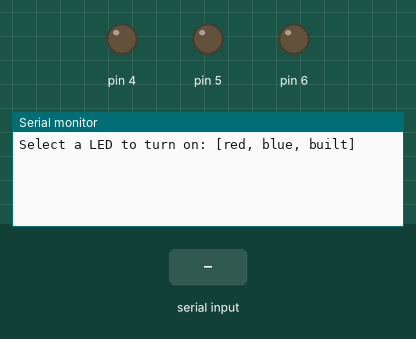
Simulated run of this sketch. Board: Arduino Uno, built with avr-gcc and run on an emulated ATmega328P. On the bench: output pins drawn as LEDs (lit = HIGH), the last lines printed to the serial monitor. The test bench sets the inputs (shaded band).

Above: at 1.2 s.
1.3 s: "1" received over Serial
At 3.4 s:
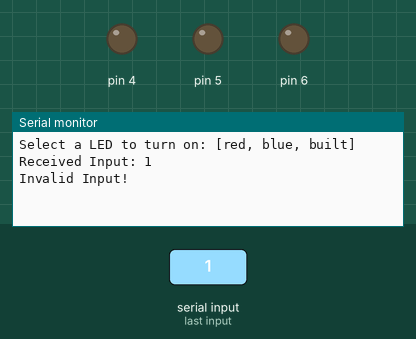
At 5.4 s:
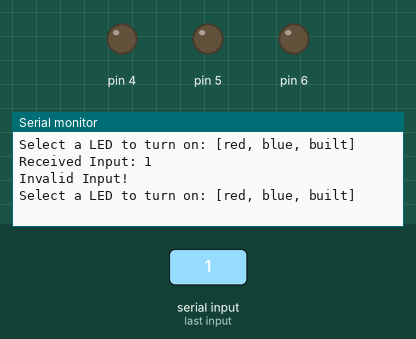

Measured:
- after the input at 1.3 s, the serial monitor: prints a new line after 1.0 s (image 1)

The sketch:

ReceiveSerialString.ino
```cpp
#define ARR_LEN(array) sizeof(array)/sizeof(array[0])

constexpr int ledPins[] {4,5,6};
const String inputs[] {"red","green","blue"};

void setup() {
  Serial.begin(9600);

  for (int i = 0; i < ARR_LEN(ledPins); i++) {
    pinMode(ledPins[i], OUTPUT);
  }
}

void turnLED(int index){
  for (int i = 0; i < ARR_LEN(ledPins); i++) {
    digitalWrite(ledPins[i], i == index ? HIGH : LOW);
  }
}

void toggleLED(int index){
  for (int i = 0; i < ARR_LEN(ledPins); i++) {
    if(i == index)
      digitalWrite(ledPins[i], !digitalRead(ledPins[i]));
  }
}

void loop() {
  Serial.println("Select a LED to turn on: [red, blue, built]");

  while (!Serial.available()) {

  }

  String userInput = Serial.readString();

  Serial.print("Received Input: ");
  Serial.println(userInput);

  bool foundInput = false;

  for (int i = 0; i < ARR_LEN(inputs); i++) {
    if(userInput == inputs[i]){
      toggleLED(i);
      foundInput = true;
      break;
    }
  }

  if(!foundInput){
    Serial.println("Invalid Input!");
    turnLED(-1);
  }

  delay(2000);
}
```
